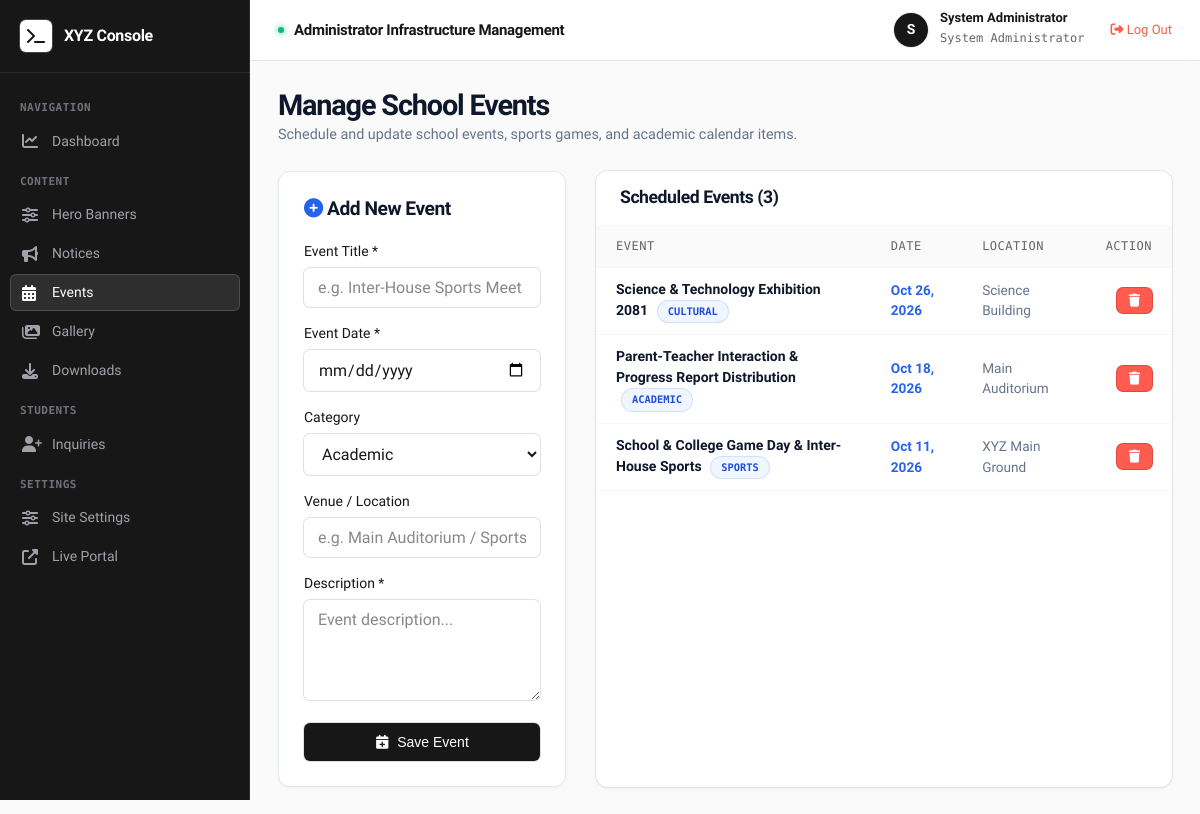
The app's page /admin/events (signed in) with its own data.
### app/models/user.py (models this page shows, shortened)
class User(UserMixin, db.Model):
    __tablename__ = 'users'
    id = db.Column(db.Integer, primary_key=True)
    username = db.Column(db.String(80), unique=True, nullable=False)
    email = db.Column(db.String(120), unique=True, nullable=False)
    password_hash = db.Column(db.String(256), nullable=False)
    full_name = db.Column(db.String(120), nullable=False)
    role = db.Column(db.String(20), default='student', nullable=False) # 'admin', 'teacher', 'student'
    phone = db.Column(db.String(20), nullable=True)
    student_id = db.Column(db.String(30), nullable=True)
    grade_class = db.Column(db.String(20), nullable=True)
    avatar = db.Column(db.String(255), default='default_avatar.png')
    created_at = db.Column(db.DateTime, default=datetime.utcnow)
    is_active = db.Column(db.Boolean, default=True)
    def is_admin(self):
        return self.role == 'admin'

### app/models/event.py (models this page shows, shortened)
class Event(db.Model):
    __tablename__ = 'events'
    id = db.Column(db.Integer, primary_key=True)
    title = db.Column(db.String(255), nullable=False)
    description = db.Column(db.Text, nullable=False)
    event_date = db.Column(db.DateTime, nullable=False)
    end_date = db.Column(db.DateTime, nullable=True)
    location = db.Column(db.String(150), default='School Ground / Auditorium')
    category = db.Column(db.String(50), default='Academic') # Academic, Sports, Cultural, Holiday, Exam
    image = db.Column(db.String(255), nullable=True)
    is_featured = db.Column(db.Boolean, default=False)
    created_at = db.Column(db.DateTime, default=datetime.utcnow)

### app/controllers/admin_controller.py (the view)
@admin_bp.route('/events')
@login_required
@admin_required
def events():
    events_list = Event.query.order_by(Event.event_date.desc()).all()
    return render_template('admin/events.html', events=events_list)

### app/controllers/admin_controller.py (called while the page is built)
def admin_required(f):
    @wraps(f)
    def decorated_function(*args, **kwargs):
        if not current_user.is_authenticated or not current_user.is_admin():
            flash('Admin access privileges required.', 'danger')
            return redirect(url_for('auth.login', next=request.url))
        return f(*args, **kwargs)
    return decorated_function

### app/templates/admin/events.html (shortened to what this page needs)
{% extends 'admin/layout.html' %}
{% block content %}
<div style="margin-bottom: 25px;">
    <h1 style="font-size: 1.8rem; color: #0F172A;">Manage School Events</h1>
    <p style="color: #64748B; font-size: 0.9rem;">Schedule and update school events, sports games, and academic calendar items.</p>
</div>
<div style="display: grid; grid-template-columns: 1fr 2fr; gap: 30px;">
    <div style="background: white; padding: 25px; border-radius: 12px; border: 1px solid #E2E8F0; box-shadow: 0 1px 3px rgba(0,0,0,0.05);">
        <h3 style="font-size: 1.2rem; margin-bottom: 20px; color: #0F172A;"><i class="fas fa-plus-circle" style="color: #2563EB;"></i> Add New Event</h3>
        <form action="{{ url_for('admin.add_event') }}" method="POST">
            <div class="form-group">
                <label class="form-label">Event Title *</label>
                <input type="text" name="title" required class="form-control" placeholder="e.g. Inter-House Sports Meet">
            </div>
            <div class="form-group">
                <label class="form-label">Event Date *</label>
                <input type="date" name="event_date" required class="form-control">
            </div>
            <div class="form-group">
                <label class="form-label">Category</label>
                <select name="category" class="form-control">
                    <option value="Academic">Academic</option>
                </select>
            </div>
            <div class="form-group">
                <label class="form-label">Venue / Location</label>
                <input type="text" name="location" class="form-control" placeholder="e.g. Main Auditorium / Sports Ground">
            </div>
            <div class="form-group">
                <label class="form-label">Description *</label>
                <textarea name="description" required class="form-control" rows="4" placeholder="Event description..."></textarea>
            </div>
            <button type="submit" class="btn btn-primary" style="width: 100%; justify-content: center; padding: 12px;"><i class="fas fa-calendar-plus"></i> Save Event</button>
        </form>
    </div>
    <div class="table-card" style="margin-bottom: 0;">
        <div class="table-header">
            <h3 style="font-size: 1.1rem; color: #0F172A;">Scheduled Events ({{ events|length }})</h3>
        </div>
        <table class="admin-table">
            <thead>
                <tr>
                    <th>Event</th>
                    <th>Date</th>
                    <th>Location</th>
                    <th style="text-align: right;">Action</th>
                </tr>
            </thead>
            <tbody>
                {% if events %}
                    {% for ev in events %}
                    <tr>
                        <td>
                            <strong style="color: #0F172A;">{{ ev.title }}</strong>
                            <span class="status-pill status-contacted" style="font-size: 0.65rem; margin-left: 6px;">{{ ev.category }}</span>
                        </td>
                        <td style="font-size: 0.85rem; color: #2563EB; font-weight: 600;">{{ ev.event_date.strftime('%b %d, %Y') }}</td>
                        <td style="font-size: 0.85rem; color: #64748B;">{{ ev.location }}</td>
                        <td style="text-align: right;">
                            <form action="{{ url_for('admin.delete_event', id=ev.id) }}" method="POST" style="display: inline;">
                                <button type="submit" class="btn btn-sm btn-danger btn-confirm-delete"><i class="fas fa-trash"></i></button>
                            </form>
                        </td>
                    </tr>
                    {% endfor %}
                {% else %}
                    <tr>
                        <td colspan="4" style="text-align: center; color: #94A3B8; padding: 25px;">No events scheduled.</td>
                    </tr>
                {% endif %}
            </tbody>
        </table>
    </div>
</div>
{% endblock %}

### app/templates/admin/layout.html (shortened to what this page needs)
<!DOCTYPE html>
<html lang="en">
<head>
    <link rel="stylesheet" href="{{ url_for('static', filename='css/style.css') }}">
    <link rel="stylesheet" href="{{ url_for('static', filename='css/admin.css') }}">
    <link rel="stylesheet" href="https://cdnjs.cloudflare.com/ajax/libs/font-awesome/6.4.0/css/all.min.css">
</head>
<body class="admin-body">
    <aside class="sidebar">
        <div class="sidebar-header">
            <div style="width: 32px; height: 32px; background: #ffffff; color: #171717; border-radius: 6px; display: flex; align-items: center; justify-content: center; font-size: 1rem; box-shadow: 0 0 0 1px rgba(255,255,255,0.2);">
                <i class="fas fa-terminal"></i>
            </div>
            <h2>XYZ Console</h2>
        </div>
        <div class="sidebar-menu">
            <div class="sidebar-label">Navigation</div>
            <div class="sidebar-item">
                <a href="{{ url_for('admin.dashboard') }}" class="sidebar-link {% if request.endpoint == 'admin.dashboard' %}active{% endif %}">
                    <i class="fas fa-chart-line"></i> Dashboard
                </a>
            </div>
            <div class="sidebar-label">Content</div>
            <div class="sidebar-item">
                <a href="{{ url_for('admin.banners') }}" class="sidebar-link {% if request.endpoint == 'admin.banners' %}active{% endif %}">
                    <i class="fas fa-sliders-h"></i> Hero Banners
                </a>
            </div>
            <div class="sidebar-item">
                <a href="{{ url_for('admin.notices') }}" class="sidebar-link {% if request.endpoint == 'admin.notices' %}active{% endif %}">
                    <i class="fas fa-bullhorn"></i> Notices
                </a>
            </div>
            <div class="sidebar-item">
                <a href="{{ url_for('admin.events') }}" class="sidebar-link {% if request.endpoint == 'admin.events' %}active{% endif %}">
                    <i class="fas fa-calendar-alt"></i> Events
                </a>
            </div>
            <div class="sidebar-item">
                <a href="{{ url_for('admin.gallery') }}" class="sidebar-link {% if request.endpoint == 'admin.gallery' %}active{% endif %}">
                    <i class="fas fa-images"></i> Gallery
                </a>
            </div>
            <div class="sidebar-item">
                <a href="{{ url_for('admin.downloads') }}" class="sidebar-link {% if request.endpoint == 'admin.downloads' %}active{% endif %}">
                    <i class="fas fa-download"></i> Downloads
                </a>
            </div>
            <div class="sidebar-label">Students</div>
            <div class="sidebar-item">
                <a href="{{ url_for('admin.inquiries') }}" class="sidebar-link {% if request.endpoint == 'admin.inquiries' %}active{% endif %}">
                    <i class="fas fa-user-plus"></i> Inquiries
                </a>
            </div>
            <div class="sidebar-label">Settings</div>
            <div class="sidebar-item">
                <a href="{{ url_for('admin.settings') }}" class="sidebar-link {% if request.endpoint == 'admin.settings' %}active{% endif %}">
                    <i class="fas fa-sliders-h"></i> Site Settings
                </a>
            </div>
            <div class="sidebar-item">
                <a href="{{ url_for('public.home') }}" target="_blank" class="sidebar-link">
                    <i class="fas fa-external-link-alt"></i> Live Portal
                </a>
            </div>
        </div>
    </aside>
    <main class="admin-main">
        <header class="admin-topbar">
            <div style="display: flex; align-items: center; gap: 10px;">
                <span class="status-dot"></span>
                <strong style="font-size: 0.9375rem; color: var(--text-dark); letter-spacing: -0.02em;">Administrator Infrastructure Management</strong>
            </div>
            <div class="user-profile-badge">
                <div class="avatar">{{ current_user.full_name[0] }}</div>
                <div>
                    <strong style="font-size: 0.8125rem; display: block; color: var(--text-dark); line-height: 1.1;">{{ current_user.full_name }}</strong>
                    <span style="font-size: 0.75rem; color: var(--text-muted); font-family: 'Geist Mono', monospace;">System Administrator</span>
                </div>
                <a href="{{ url_for('auth.logout') }}" style="margin-left: 14px; color: var(--vercel-ship-red); font-size: 0.8125rem; font-weight: 500;" title="Log Out"><i class="fas fa-sign-out-alt"></i> Log Out</a>
            </div>
        </header>
        <div class="admin-content">
            {% block content %}{% endblock %}
        </div>
    </main>
</body>
</html>

### app/static/css/style.css (style rules this page uses)
:root { --vercel-bg: #ffffff; --vercel-surface: #fafafa; --vercel-surface-hover: #f4f4f5; --vercel-surface-active: #e4e4e7; --vercel-black: #171717; --vercel-black-hover: #000000; --vercel-white: #ffffff; --vercel-text-main: #171717; --vercel-text-muted: #666666; --vercel-text-subtle: #888888; --vercel-text-light: #fafafa; --vercel-ship-red: #ff5b4f; --vercel-ship-red-hover: #e0483d; --vercel-preview-pink: #de1d8d; --vercel-develop-blue: #0a72ef; --vercel-develop-blue-hover: #0060d4; --vercel-console-blue: #0070f3; --vercel-console-purple: #7928ca; --vercel-console-pink: #eb367f; --vercel-focus-ring: #0a72ef; --shadow-border: 0 0 0 1px rgba(0, 0, 0, 0.08); --shadow-border-medium: 0 0 0 1px rgba(0, 0, 0, 0.12); --shadow-border-hover: 0 0 0 1px rgba(0, 0, 0, 0.18); --shadow-card: 0 0 0 1px rgba(0, 0, 0, 0.08), 0 2px 4px rgba(0, 0, 0, 0.04); --shadow-card-hover: 0 0 0 1px rgba(0, 0, 0, 0.14), 0 4px 14px rgba(0, 0, 0, 0.08); --shadow-modal: 0 0 0 1px rgba(0, 0, 0, 0.12), 0 16px 36px rgba(0, 0, 0, 0.12); --shadow-border-stack: rgba(0,0,0,0.08) 0px 0px 0px 1px, rgba(0,0,0,0.04) 0px 2px 2px, #fafafa 0px 0px 0px 1px; --radius-sm: 6px; --radius-md: 8px; --radius-lg: 12px; --radius-xl: 16px; --radius-full: 9999px; --transition-fast: transform 0.15s cubic-bezier(0.16, 1, 0.3, 1), opacity 0.15s ease, background-color 0.15s ease, box-shadow 0.15s ease; --transition-medium: transform 0.25s cubic-bezier(0.16, 1, 0.3, 1), opacity 0.25s ease, background-color 0.25s ease, box-shadow 0.25s ease; }
* { margin: 0; padding: 0; box-sizing: border-box; }
html { font-size: 16px; color-scheme: light; -webkit-font-smoothing: antialiased; -moz-osx-font-smoothing: grayscale; text-rendering: optimizeLegibility; }
body { font-family: 'Geist', -apple-system, BlinkMacSystemFont, 'Segoe UI', Roboto, sans-serif; font-feature-settings: "liga" 1; color: var(--vercel-text-main); background-color: var(--vercel-bg); line-height: 1.5; overflow-x: hidden; }
h1, h2, h3, h4, h5, h6 { font-family: 'Geist', sans-serif; font-weight: 600; color: var(--vercel-text-main); letter-spacing: -0.03em; line-height: 1.25; text-wrap: balance; }
h1 { font-size: 2.5rem; letter-spacing: -0.04em; }
h2 { font-size: 1.75rem; letter-spacing: -0.035em; }
h3 { font-size: 1.25rem; letter-spacing: -0.025em; }
p { color: var(--vercel-text-muted); }
a { color: var(--vercel-text-main); text-decoration: none; transition: var(--transition-fast); }
.status-dot { width: 6px; height: 6px; background: #10b981; border-radius: 50%; display: inline-block; box-shadow: 0 0 6px #10b981; }
.btn { display: inline-flex; align-items: center; justify-content: center; gap: 8px; padding: 10px 18px; border-radius: var(--radius-sm); font-weight: 500; font-size: 0.875rem; cursor: pointer; border: none; outline: none; line-height: 1; white-space: nowrap; transition: var(--transition-fast); }
.btn-primary { background: var(--vercel-black); color: #ffffff; box-shadow: var(--shadow-border-medium); }
.btn-ship, .btn-danger { background: var(--vercel-ship-red); color: #ffffff; box-shadow: 0 0 0 1px var(--vercel-ship-red-hover); }
.btn-sm { padding: 6px 12px; font-size: 0.8125rem; border-radius: var(--radius-sm); }
.form-group { margin-bottom: 18px; }
.form-label { display: block; margin-bottom: 6px; font-weight: 500; font-size: 0.875rem; color: var(--vercel-text-main); }
.form-control { width: 100%; padding: 10px 14px; border-radius: var(--radius-sm); border: none; box-shadow: var(--shadow-border-medium); background: #ffffff; font-family: 'Geist', sans-serif; font-size: 16px; color: var(--vercel-text-main); transition: var(--transition-fast); }
.form-control::placeholder { color: var(--vercel-text-subtle); }
textarea.form-control { min-height: 110px; resize: vertical; }

### records on screen
User: full_name "S", full_name "System Administrator"
Event: title "Science & Technology Exhibition 2081", category "CULTURAL", event_date "Oct 26, 2026", location "Science Building"
Event: title "Parent-Teacher Interaction & Progress Report Distribution", category "ACADEMIC", event_date "Oct 18, 2026", location "Main Auditorium"
Event: title "School & College Game Day & Inter-House Sports", category "SPORTS", event_date "Oct 11, 2026", location "XYZ Main Ground"

### other values on screen
{{ events|length }} "3"
